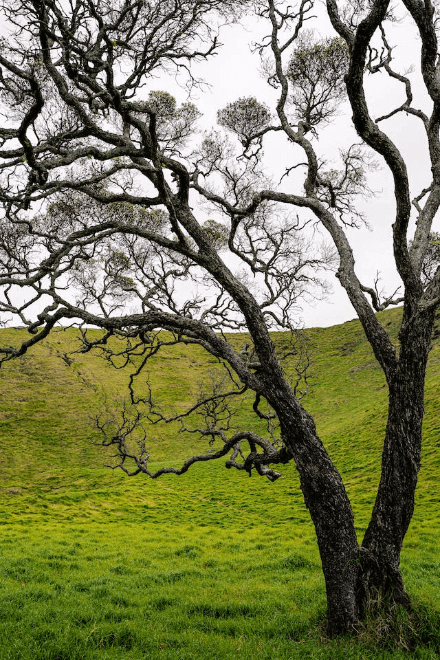
#> input picture image1.png, 440 x 660 px
$ python 15.py   (older library calls are emulated)
#> lines starting #> are read from the running program, lines starting #| are printed output that depends on the picture; after the words box and inside, x2 and y2 are one past the last pixel; in counts of white or black regions, pixels touching at a corner belong together
import cv2
import numpy as np
import matplotlib.pyplot as plt

# 1. Load the original image
# Note: For best results, use an image with overlapping objects (e.g., overlapping coins, cells, or pills).
img = cv2.imread('image1.png')
#> img is the input picture: shape (660, 440, 3); mean B, G, R 88, 126.3, 123.7
img_rgb = cv2.cvtColor(img, cv2.COLOR_BGR2RGB) # For correct color display in Matplotlib
gray = cv2.cvtColor(img, cv2.COLOR_BGR2GRAY)

# 2. Compute the Gradient Magnitude to detect object boundaries
# Using Sobel operators in X and Y directions
grad_x = cv2.Sobel(gray, cv2.CV_64F, 1, 0, ksize=3)
grad_y = cv2.Sobel(gray, cv2.CV_64F, 0, 1, ksize=3)
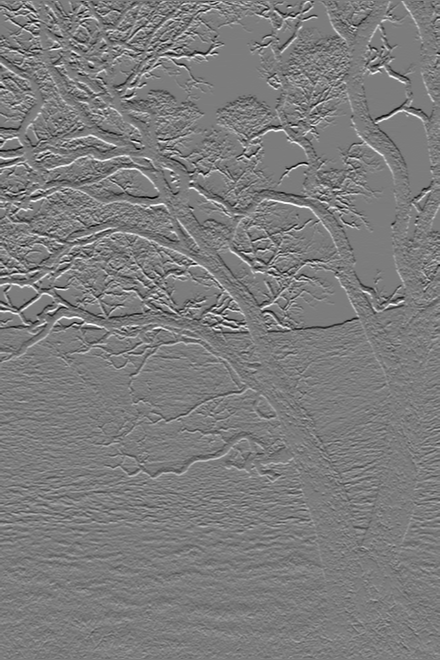
#> grad_y: shape (660, 440) float64; min -918, max 957, mean -0.9; drawn with min black and max white
grad_mag = cv2.magnitude(grad_x, grad_y)
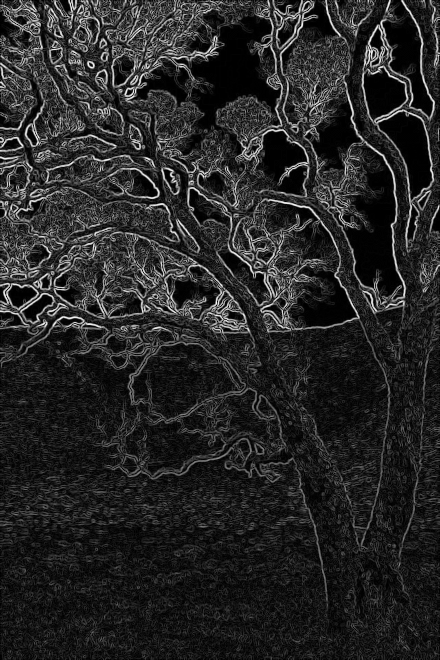
#> grad_mag: shape (660, 440) float64; min 0, max 1002.6, mean 154.7; drawn with min black and max white
# Normalize to 8-bit for visualization and processing
grad_mag = cv2.normalize(grad_mag, None, 0, 255, cv2.NORM_MINMAX, dtype=cv2.CV_8U)

# 3. Create a binary image to separate foreground from background
# OTSU's thresholding automatically finds the best threshold value
_, binary = cv2.threshold(gray, 0, 255, cv2.THRESH_BINARY_INV + cv2.THRESH_OTSU)
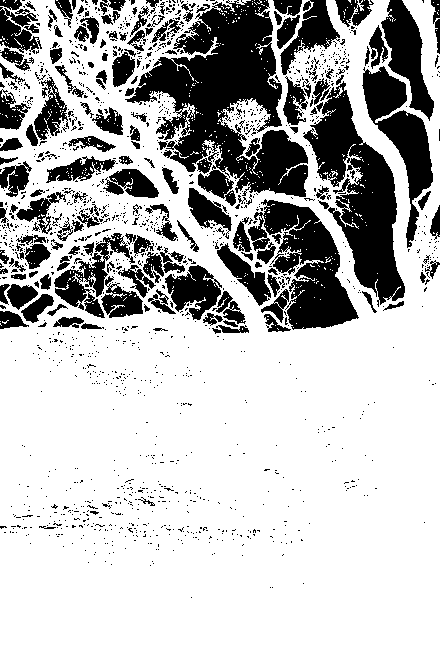
#> binary: shape (660, 440); 73.1% white; 1485 black regions (1311 under 20 px), largest, box (x1, y1, x2, y2) and area: (125, 0, 308, 206) 17722, (303, 81, 405, 307) 9512, (248, 199, 359, 330) 6867

# Remove noise with morphological opening
kernel = np.ones((3, 3), np.uint8)
opening = cv2.morphologyEx(binary, cv2.MORPH_OPEN, kernel, iterations=2)
#> opening: shape (660, 440); 64.3% white; 323 black regions (265 under 20 px), largest, box (x1, y1, x2, y2) and area: (55, 0, 405, 332) 58322, (0, 228, 249, 337) 13230, (362, 0, 434, 252) 8775

# Identify the "sure background" by dilating the objects
sure_bg = cv2.dilate(opening, kernel, iterations=3)
#> sure_bg: shape (660, 440); 75.2% white; 45 black regions (16 under 20 px), largest, box (x1, y1, x2, y2) and area: (112, 0, 305, 205) 22041, (287, 59, 402, 306) 10422, (218, 203, 354, 329) 9776

# 4. Handle Overlapping Objects using Distance Transform
# The distance transform calculates the distance from every foreground pixel to the nearest background pixel.
# Peaks in this map represent the deep centers of overlapping objects.
dist_transform = cv2.distanceTransform(opening, cv2.DIST_L2, 5)

# Threshold the distance transform to get "sure foreground" (markers for distinct objects)
_, sure_fg = cv2.threshold(dist_transform, 0.6 * dist_transform.max(), 255, 0)
#> sure_fg: shape (660, 440) float32; 2.4% white; 2 white regions, box (x1, y1, x2, y2) and area: (342, 598, 440, 660) 4009, (0, 622, 134, 660) 2830
sure_fg = np.uint8(sure_fg)

# Identify the unknown region (edges where objects overlap)
unknown = cv2.subtract(sure_bg, sure_fg)

# 5. Marker Labelling for the Watershed Algorithm
_, markers = cv2.connectedComponents(sure_fg)
#> markers: shape (660, 440) int32; 3 distinct labels, from 0 to 2

# Add 1 to all labels so that the sure background is 1, not 0
markers = markers + 1
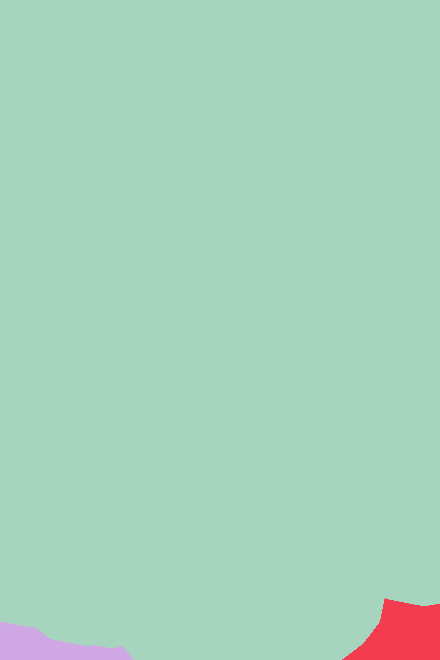
#> markers: shape (660, 440) int32; 3 distinct labels, from 1 to 3; one colour per label, 0 black

# Mark the unknown region with 0 (this is where watershed will figure out the boundaries)
markers[unknown == 255] = 0
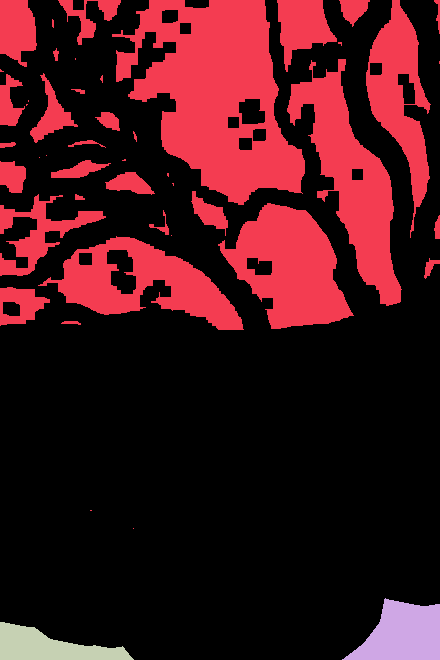
#> markers: shape (660, 440) int32; 4 distinct labels, from 0 to 3; one colour per label, 0 black

# 6. Apply the Watershed Algorithm
# Modifies the markers array in-place. Boundary pixels will be set to -1.
markers = cv2.watershed(img, markers)
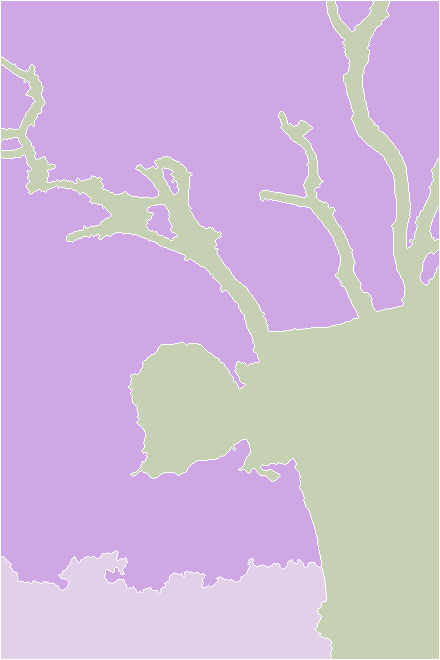
#> markers: shape (660, 440) int32; 4 distinct labels, from -1 to 3; one colour per label, 0 black, -1 white

# 7. Display contours and regions on the original image
result_img = img_rgb.copy()
# Draw contours in Red (RGB: 255, 0, 0) where markers == -1
result_img[markers == -1] = [255, 0, 0]
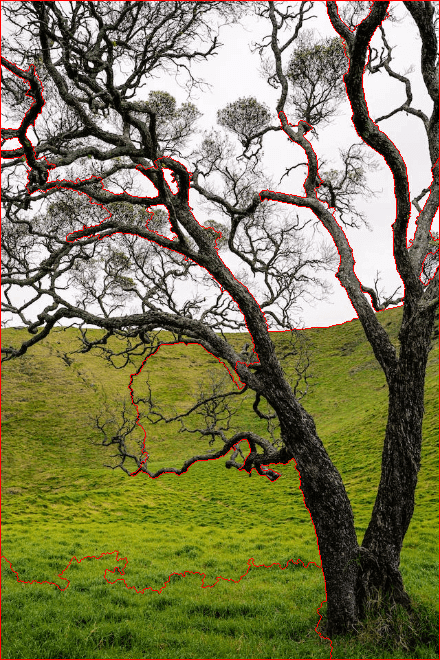
#> result_img: shape (660, 440, 3); mean R, G, B 126.8, 123.8, 86.1

# Display the pipeline
plt.figure(figsize=(16, 10))

plt.subplot(2, 3, 1)
plt.imshow(img_rgb)
plt.title('Original Overlapping Objects')
plt.axis('off')

plt.subplot(2, 3, 2)
plt.imshow(grad_mag, cmap='gray')
plt.title('Gradient Magnitude (Boundaries)')
plt.axis('off')

plt.subplot(2, 3, 3)
plt.imshow(binary, cmap='gray')
plt.title('Thresholded Binary')
plt.axis('off')

plt.subplot(2, 3, 4)
plt.imshow(dist_transform, cmap='jet')
plt.title('Distance Transform Map')
plt.axis('off')

plt.subplot(2, 3, 5)
plt.imshow(markers, cmap='tab20b')
plt.title('Watershed Segments (Regions)')
plt.axis('off')

plt.subplot(2, 3, 6)
plt.imshow(result_img)
plt.title('Final Result: Contours Drawn')
plt.axis('off')

plt.tight_layout()
plt.show()
